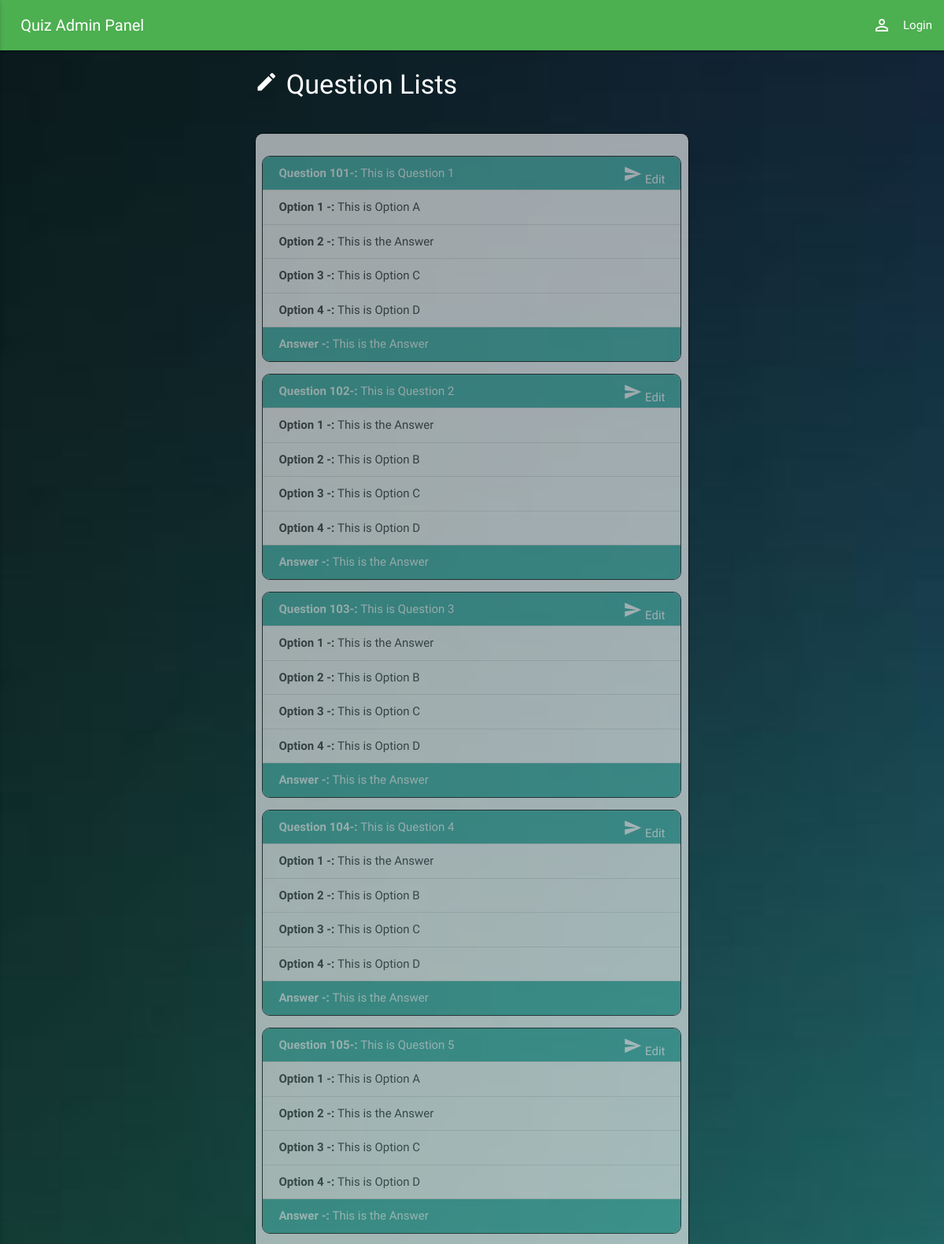
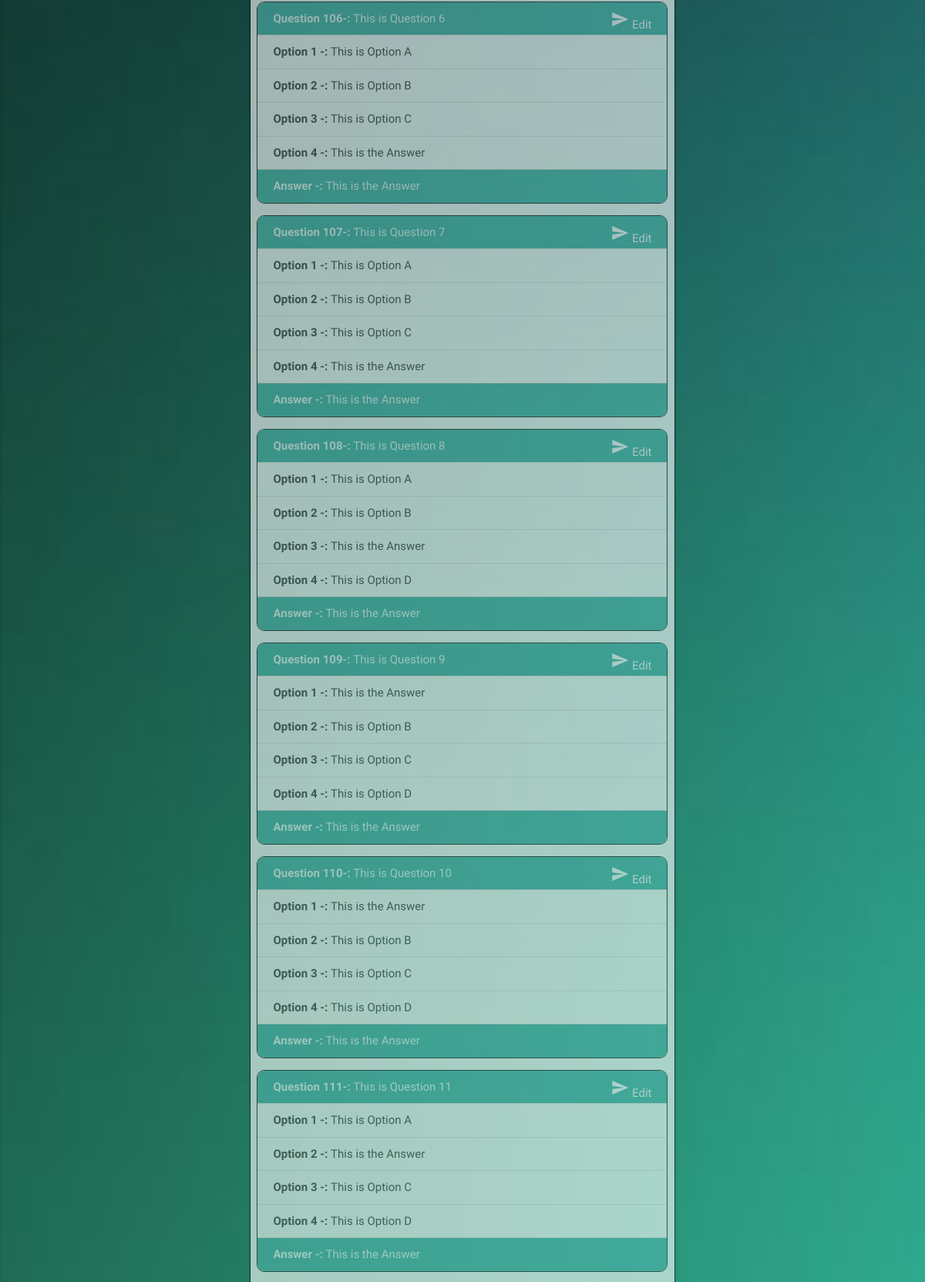
Screenshot of /quiz/admin/eventlist.php (upper part) with the database file from the repository (2 pictures, top to bottom).
### tables this page shows
CREATE TABLE `questiontbl` (
  `QuestionId` int(5) NOT NULL,
  `Question` text NOT NULL,
  `OptionA` text NOT NULL,
  `OptionB` text NOT NULL,
  `OptionC` text NOT NULL,
  `OptionD` text NOT NULL,
  `Answer` text NOT NULL
);

### quiz/admin/eventlist.php (the view, shortened to what this page needs)
<!DOCTYPE html>
<html>
<head>
  <link type="text/css" rel="stylesheet" href="css/materialize.min.css"  media="screen,projection"/>
</head>
<body style="background-image:url('bg.jpg');background-size:cover;">
<?php
include 'all.php';
?>
<div class="container" style="margin-top:25px;">
   <div class="row">
      <div class="col l8 offset-l2 s12">
        <div style="position:relative; max-width:330px; height:50px;"><i style="position:absolute;top:0px;left:0px;" class="small material-icons white-text">mode_edit</i><h4 style="position:absolute; left:40px; margin:0 0 1px 0;" class="white-text" >Question Lists</h4></div>
        <div><br>
		</div>
        <div class="card-panel hoverable"  style="opacity: 0.6;border:1px solid black;border-radius:10px;">
          <div class="row">
			<?php
			 $queryed="SELECT * FROM questiontbl";
			 $queryed_run=mysql_query($queryed);
			while($rows=mysql_fetch_assoc($queryed_run))
			{
			 echo '
				  <ul class="collection" style="opacity: 0.8;border:1px solid black;border-radius:10px;">
					<li class="collection-item active"><b>Question '.$rows['QuestionId'].'-: </b>'.$rows['Question'].'<a href="edit.php?id='.$rows['QuestionId'].'" class="secondary-content"><i class="material-icons">send</i> <span>Edit</span></a></li>
					<li class="collection-item"><div><b>Option 1 -: </b>'.$rows['OptionA'].'</div></li>
					<li class="collection-item"><div><b>Option 2 -: </b>'.$rows['OptionB'].'</div></li>
					<li class="collection-item"><div><b>Option 3 -: </b>'.$rows['OptionC'].'</div></li>
					<li class="collection-item"><div><b>Option 4 -: </b>'.$rows['OptionD'].'</div></li>
					<li class="collection-item active"><div><b>Answer -: </b>'.$rows['Answer'].'</div></li>
				  </ul>
			 ';
			}
			?>
          </div>
        </div>
      </div>
    </div>
  </div>
</body>
</html>

### quiz/admin/all.php (shortened to what this page needs)
<div class="navbar">
<nav>
    <div class="nav-wrapper green">
		<?php
		if(isset($_SESSION['user_id']))
		{
		?>
	  &nbsp &nbsp <a href="#!" class="brand-logo" style="font-size:20px;"><i class="material-icons"><img width="40px" height="40px" src="default.jpg" alt="" class="circle" style="margin-top:2px;"></i>
		<?php
			$user_id=$_SESSION["user_id"];
			$query="SELECT sap FROM quizadmin WHERE id='".mysql_real_escape_string($user_id)."'";
			$query_run=mysql_query($query);
			echo $lsap=mysql_result($query_run,0,'sap').'</a>';
		}
		else
		{
		?>
	  &nbsp &nbsp <a href="#!" class="brand-logo" style="font-size:20px;">Quiz Admin Panel<i class="material-icons"></i>
	  </a>
	  <?php
		}
	  ?>
      <ul class="right hide-on-med-and-down">
		<?php
		if(isset($_SESSION['user_id'])){
			if($_SESSION['user_id']==1)
			{
			?>
	    <li><a href="index.php"><i class="material-icons left">add</i>Add Question</a></li>
	    <li><a href="listpage.php"><i class="material-icons left">edit</i>Question List</a></li>
        <li><a href="logout.php"><i class="material-icons left">power_settings_new</i>Logout</a></li>
		<?php
			}
			else
			{?>
		<li><a href="eventadd.php"><i class="material-icons left">add</i>Add Events</a></li>
        <li><a href="logout.php"><i class="material-icons left">power_settings_new</i>Logout</a></li>
			<?php
			}
		}else{?>
        <li><a href="login.php"><i class="material-icons left">perm_identity</i>Login</a></li>
		<?php
		}
		?>
	  </ul>
    </div>
  </nav>
</div>

### rows the page displays
questiontbl: QuestionId "101", Question "This is Question 1", OptionA "This is Option A", OptionB "This is the Answer", OptionC "This is Option C", OptionD "This is Option D", Answer "This is the Answer"
questiontbl: QuestionId "102", Question "This is Question 2", OptionA "This is the Answer", OptionB "This is Option B", OptionC "This is Option C", OptionD "This is Option D", Answer "This is the Answer"
questiontbl: QuestionId "103", Question "This is Question 3", OptionA "This is the Answer", OptionB "This is Option B", OptionC "This is Option C", OptionD "This is Option D", Answer "This is the Answer"
questiontbl: QuestionId "104", Question "This is Question 4", OptionA "This is the Answer", OptionB "This is Option B", OptionC "This is Option C", OptionD "This is Option D", Answer "This is the Answer"
questiontbl: QuestionId "105", Question "This is Question 5", OptionA "This is Option A", OptionB "This is the Answer", OptionC "This is Option C", OptionD "This is Option D", Answer "This is the Answer"
questiontbl: QuestionId "106", Question "This is Question 6", OptionA "This is Option A", OptionB "This is Option B", OptionC "This is Option C", OptionD "This is the Answer", Answer "This is the Answer"
questiontbl: QuestionId "107", Question "This is Question 7", OptionA "This is Option A", OptionB "This is Option B", OptionC "This is Option C", OptionD "This is the Answer", Answer "This is the Answer"
questiontbl: QuestionId "108", Question "This is Question 8", OptionA "This is Option A", OptionB "This is Option B", OptionC "This is the Answer", OptionD "This is Option D", Answer "This is the Answer"
questiontbl: QuestionId "109", Question "This is Question 9", OptionA "This is the Answer", OptionB "This is Option B", OptionC "This is Option C", OptionD "This is Option D", Answer "This is the Answer"
questiontbl: QuestionId "110", Question "This is Question 10", OptionA "This is the Answer", OptionB "This is Option B", OptionC "This is Option C", OptionD "This is Option D", Answer "This is the Answer"
questiontbl: QuestionId "111", Question "This is Question 11", OptionA "This is Option A", OptionB "This is the Answer", OptionC "This is Option C", OptionD "This is Option D", Answer "This is the Answer"
